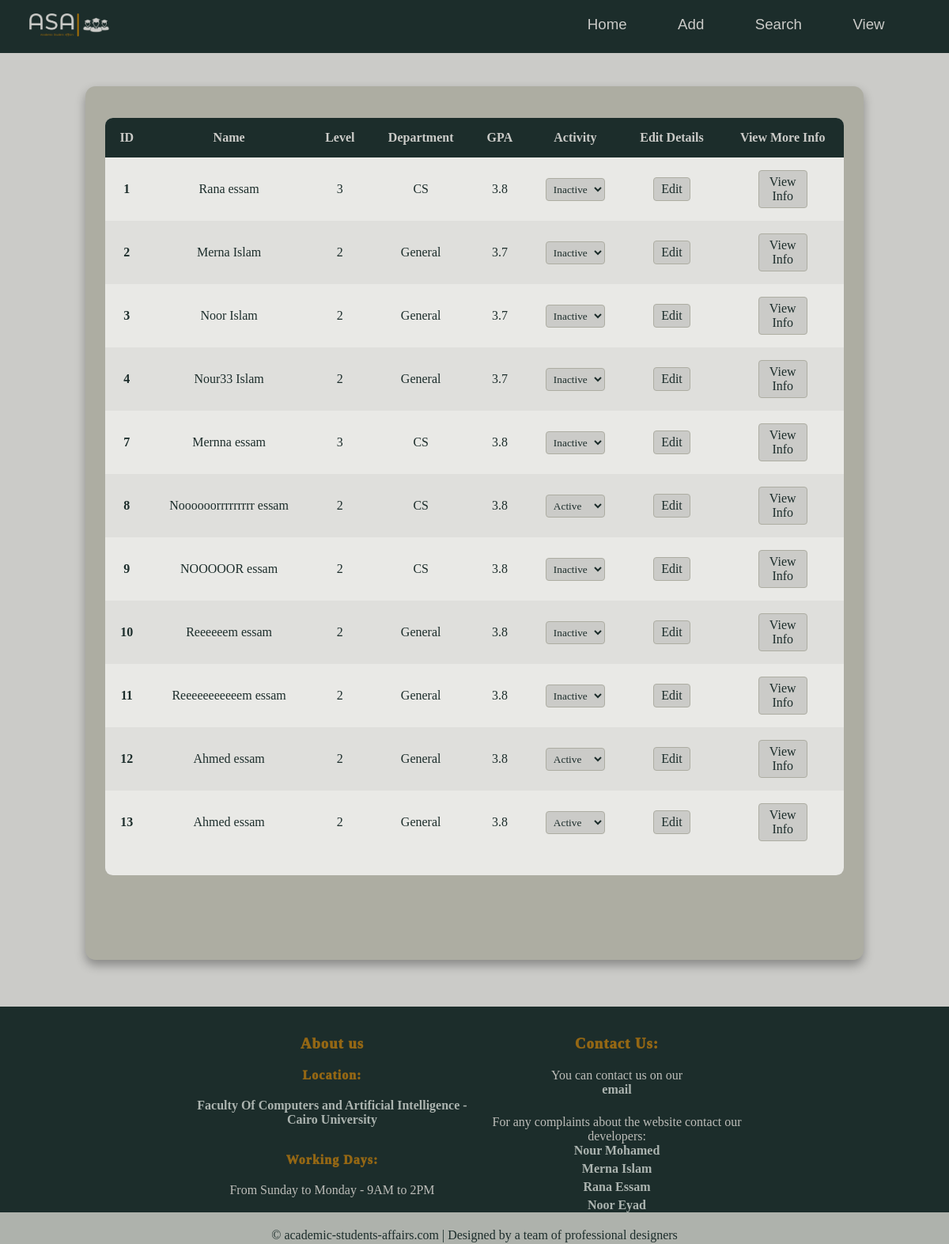
/allstudents/, run on an earlier commit of the app's database.
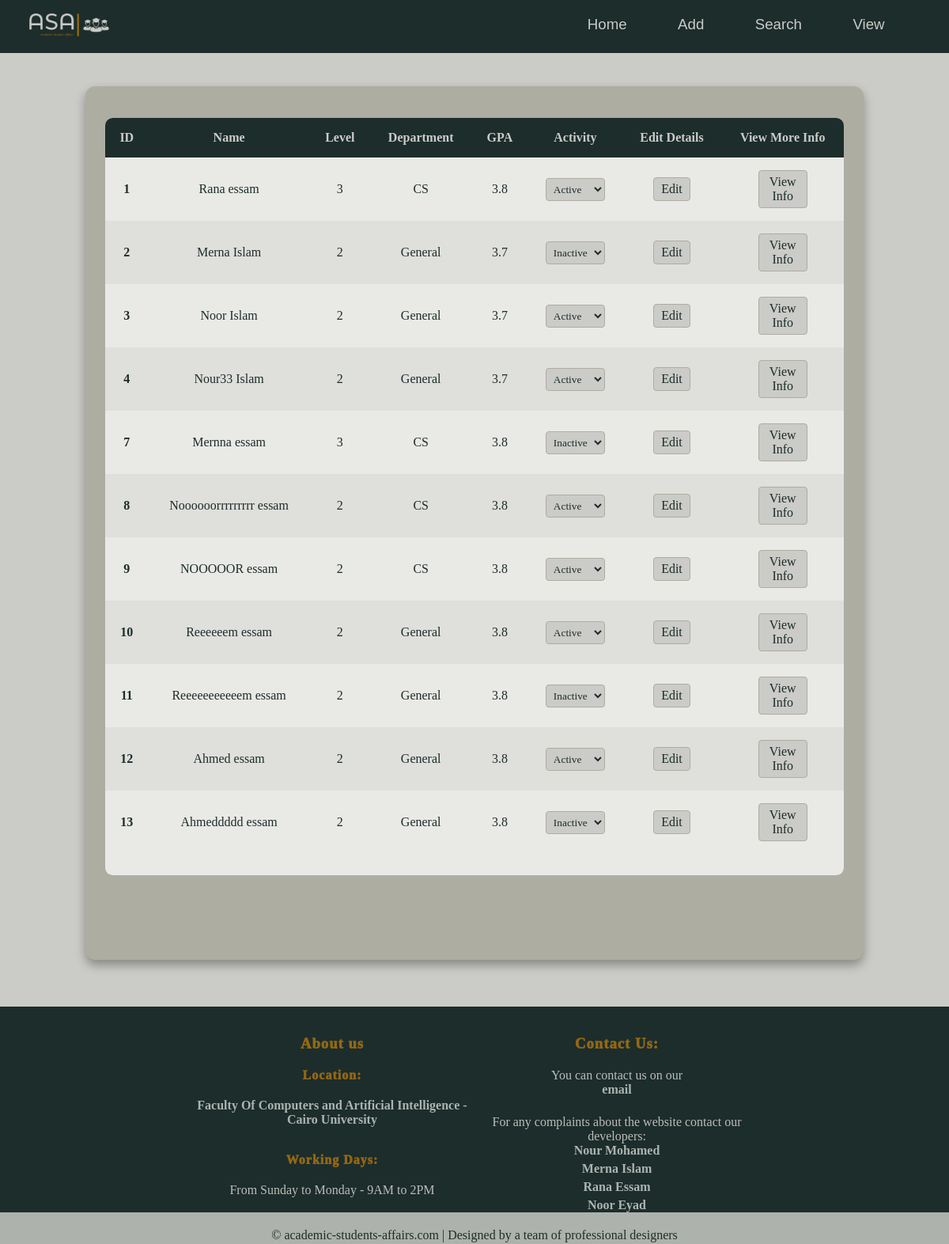
And on a later commit of the database.
### students/models.py (models this page shows)
class Member(models.Model):
    firstname = models.CharField(max_length=255)
    lastname = models.CharField(max_length=255)
    email = models.CharField(max_length = 50)
    phone = models.CharField(max_length=15)
    gpa = models.FloatField()
    level = models.IntegerField()
    birthdate = models.DateField()
    gender = models.CharField(max_length=6)
    dep = models.CharField(max_length= 10,  default='General')
    state = models.BooleanField(default= False)

### students/views.py (the view, shortened to what this page needs)
# urls.py: path('allstudents/', views.allstudents, name='allstudents'),
def allstudents(request):
  mymember = Member.objects.all()
  template = loader.get_template('view_student_screen.html')
  context = {
    'students': mymember,
  }
  return HttpResponse(template.render(context, request))

### students/templates/view_student_screen.html (shortened to what this page needs)
{% load static %}
<!DOCTYPE html>
<html lang="en">
<head>
    <link rel="stylesheet" href="{% static 'view_student_screen.css' %}">
 {%load static%} <link rel="icon" href= "{% static "Images/logo-color-tab.png" %}">
</head>
<header>
    <nav id="navBar" class = "header">
        <a  href = "../home/" > {% load static%}<img src="{% static "Images/logo-color2.png" %}" alt="Website logo" style="text-align: start"></a>
        <a  href = "../allstudents/" class="link">View</a>
        <a href = "../search/"class="link">Search</a>
        <a href = "../add/"class="link">Add</a>
        <a href = "../home/"class="link">Home</a>
          </nav>
</header>
<body>
    <main class="table">
        <section class="table_body">
            <table>
                <thead>
                    <tr>
                        <th>ID</th>
                        <th>Name</th>
                        <th>Level</th>
                        <th>Department</th>
                        <th>GPA</th>
                        <th>Activity</th>
                        <th>Edit Details</th>
                        <th>View More Info</th>
                    </tr>
                </thead>
                <tbody id="table">
                    {% for std in students %}
                     <tr>
                      <td><strong>{{std.id}}</strong></td>
                      <td>{{std.firstname}} {{std.lastname}}</td>
                      <td>{{std.level}}</td>
                      <td>{{std.dep}}</td>
                      <td>{{std.gpa}}</td>
                      <td>
                       <form method = "POST" id ={{std.id}} onsubmit = "login()" >
                     <select class="dropdown" name="state"  onchange = "this.form.submit()" >
                              <option value ="1"{%if std.state%}selected {%endif%} >Active</option>
                              <option value = "2"{%if not std.state%}selected {%endif%} >Inactive</option>
                          </select>
                        </form>
                      </td>
                      <td><a class="button"  href="../editStudent/{{std.id}}"><button type="button">Edit</button></a></td>
                      <td><a class="button" href="../studentInfo/{{std.id}}"><button type="button">View Info</button></a></td>
                  </tr>
                  {% endfor %}
                </tbody>
            </table>
        </section>
    </main>
</body>
<footer class="footer">
    <div class="footer-content">
        <div class="footer-section-about">
            <h3>About us</h3>
            <h4>Location:</h4>
            <p><a class="footerLink"
                    href="https://www.google.com/maps/place/Faculty+of+Computers+and+Artificial+Intelligence+-+Cairo+University/@30.0313294,31.2085304,810m/data=!3m2!1e3!4b1!4m6!3m5!1s0x145846d0b807627d:0xb2a6ce4702edc3da!8m2!3d30.0313294!4d31.2107191!16s%2Fg%2F1yw0_wjgc">
                    Faculty Of Computers and Artificial Intelligence - Cairo University</a></p><br>
            <h4>Working Days:</h4>
            <p>From Sunday to Monday - 9AM to 2PM</p>
        </div>
        <div class="footer-section-contact">
            <h3>Contact Us:</h3>
            You can contact us on our<a class="footerLink" href="mailto:nooreyadd39@gmail.com">email</a><br>
            For any complaints about the website contact our developers:
            <a class="footerLink" href="mailto:nourmuhammad835@gmail.com">Nour Mohamed</a>
            <a class="footerLink" href="mailto:mernaislam39@gmail.com">Merna Islam</a>
            <a class="footerLink" href="mailto:ranaessam03@gmail.com">Rana Essam</a>
            <a class="footerLink" href="mailto:nooreyadd39@gmail.com">Noor Eyad</a>
        </div>
    </div>
    <div class="footer-bottom">
        &copy; academic-students-affairs.com | Designed by a team of professional designers
    </div>
</footer>
</html>

### students/static/view_student_screen.css (style rules this page uses)
* { margin: 0; padding: 0; box-sizing: border-box; font-family: "Times New Roman"; }
html { height: 100%; box-sizing: border-box; }
*, *:after, *:before { box-sizing: inherit; }
body { min-height: 100vh; display: flex; justify-content: center; align-items: center; background-color: #Cbcbc8; margin-top: 100px; color: #1c2d2b; flex-direction: column; position: relative; }
table, th, td { padding: 1rem; border-collapse: collapse; text-align: center; }
table { width: 100%; }
thead, th { position: sticky; top: 0; }
thead { background-color: #1c2d2b; color: #cbcbc8; }
tbody tr:nth-child(even) { background-color: #0000000b; }
main.table { width: 82vw; height: 75vh; backdrop-filter: blur(7px); box-shadow: 0 .4rem .8rem #0005; border-radius: .8rem; background-color: #adada2; overflow: hidden; margin-bottom: 350px; }
.table_body { width: 95%; height: 95%; max-height: calc(89% - 1.6rem); background-color: #fffb; margin: 2.5rem auto; border-radius: .6rem; overflow: auto; }
img { width: 10%; height: auto; padding-left: 20px; }
img { min-width: 122px; min-height: 28.5px; }
.header { position: fixed; width: 100%; top: 0; left: 0; font-family: 'Exo 2', sans-serif; z-index: 999; background-color: #1c2d2b; padding: 17px; }
.link { color: #cbcbc8; float: right; height: 5%; margin-top: 0.3%; margin-right: 64.5px; text-decoration: none; font-size: 14pt; font-family: Verdana, Geneva, Tahoma, sans-serif; }
footer { margin-top: 150px; width: 100%; height: 300px; padding: 100px 20%; color: #bdbdb9; background-color: #1c2d2b; display: flex; align-items: center; box-sizing: border-box; position: absolute; bottom: 0; left: 0; right: 0; }
footer div { text-align: center; }
.footer-section-about { float: left; width: 50%; }
.footer-section-contact { float: left; width: 50%; }
.footer div h3, .footer div h4 { font-weight: 1000; margin-bottom: 20px; letter-spacing: 1px; color: #946714; }
.footer div h4 { margin-top: 10px; }
.footerLink { font-weight: 600; display: block; text-decoration: none; color: #acb4b0; margin-bottom: 5px; }
footer .footer-bottom { background-color: #aeb2ac; color: #1c2d2b; height: 20px; width: 100%; text-align: center; position: absolute; bottom: 0; left: 0; padding: 20px; }
button { color: #1c2d2b; padding: 5px; background-color: #cbcbc8; text-align: center; text-decoration: none; display: inline-block; font-size: 16px; font-weight: normal; cursor: pointer; border-radius: 4px; transition-duration: 0.4s; width: 50%; margin-bottom: 0; border: 1px solid #adada2; }
.dropdown { padding: 5px; color: #1c2d2b; background-color: #cbcbc8; border: 1px solid #adada2; cursor: pointer; border-radius: 4px; transition-duration: 0.4s; }

What changed in the data, as far as the page shows it:
changed Member "Rana": state "Inactive" → "Active"
changed Member "Noor": state "Inactive" → "Active"
changed Member "Nour33": state "Inactive" → "Active"
changed Member "NOOOOOR": state "Inactive" → "Active"
changed Member "Reeeeeem": state "Inactive" → "Active"
changed Member id 13: firstname "Ahmed" → "Ahmeddddd"; state "Active" → "Inactive"
